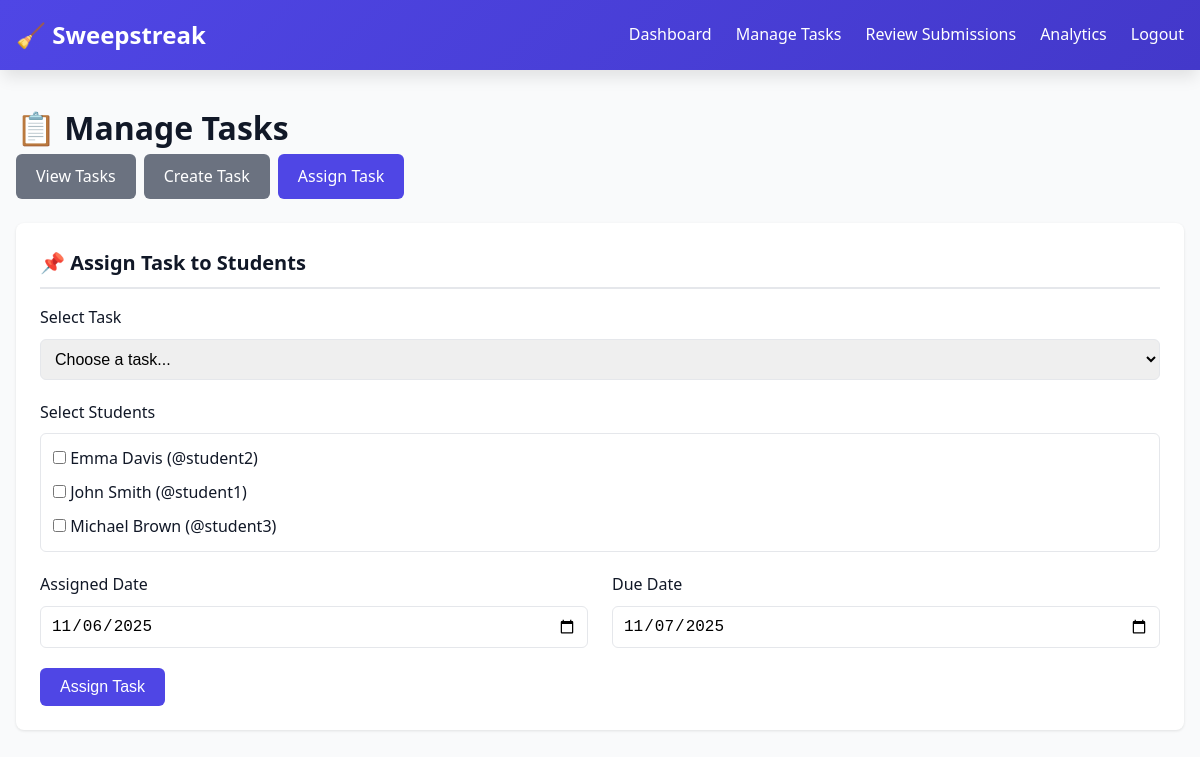
The page /teacher/manage_tasks.php?action=assign (signed in) on the database its author committed.
### tables this page shows
CREATE TABLE users (
    id INT AUTO_INCREMENT PRIMARY KEY,
    username VARCHAR(50) UNIQUE NOT NULL,
    email VARCHAR(100) UNIQUE NOT NULL,
    password VARCHAR(255) NOT NULL,
    full_name VARCHAR(100) NOT NULL,
    role ENUM('student', 'teacher', 'admin') DEFAULT 'student',
    total_points INT DEFAULT 0,
    current_streak INT DEFAULT 0,
    longest_streak INT DEFAULT 0,
    last_completion_date DATE NULL,
    profile_image VARCHAR(255) DEFAULT 'default-avatar.png',
    created_at TIMESTAMP DEFAULT CURRENT_TIMESTAMP,
    updated_at TIMESTAMP DEFAULT CURRENT_TIMESTAMP ON UPDATE CURRENT_TIMESTAMP
);

### teacher/manage_tasks.php (the view, shortened to what this page needs)
<?php
require_once '../config/database.php';
$students = $pdo->query("SELECT id, username, full_name FROM users WHERE role = 'student' ORDER BY full_name")->fetchAll();
$action = $_GET['action'] ?? 'list';
?>
<!DOCTYPE html>
<html lang="en">
<head>
    <link rel="stylesheet" href="/assets/css/style.css">
</head>
<body>
    <header class="header">
        <div class="header-content">
            <div class="logo">🧹 Sweepstreak</div>
            <nav>
                <ul class="nav-menu">
                    <li><a href="dashboard.php">Dashboard</a></li>
                    <li><a href="manage_tasks.php">Manage Tasks</a></li>
                    <li><a href="review_submissions.php">Review Submissions</a></li>
                    <li><a href="analytics.php">Analytics</a></li>
                    <li><a href="/auth/logout.php">Logout</a></li>
                </ul>
            </nav>
        </div>
    </header>
    <div class="container">
        <h1>📋 Manage Tasks</h1>
        <div style="margin-bottom: 1.5rem; display: flex; gap: 0.5rem;">
            <a href="?action=list" class="btn <?php echo $action === 'list' ? 'btn-primary' : 'btn-secondary'; ?>">View Tasks</a>
            <a href="?action=create" class="btn <?php echo $action === 'create' ? 'btn-primary' : 'btn-secondary'; ?>">Create Task</a>
            <a href="?action=assign" class="btn <?php echo $action === 'assign' ? 'btn-primary' : 'btn-secondary'; ?>">Assign Task</a>
        </div>
        <?php if ($action === 'create'): ?>
        <div class="card">
            <div class="card-header">➕ Create New Task</div>
            <form method="POST">
                <div class="form-group">
                    <label class="form-label" for="title">Task Title</label>
                    <input type="text" id="title" name="title" class="form-control" required>
                </div>
                <div class="form-group">
                    <label class="form-label" for="description">Description</label>
                    <textarea id="description" name="description" class="form-control" required></textarea>
                </div>
                <div class="form-group">
                    <label class="form-label" for="location">Location</label>
                    <input type="text" id="location" name="location" class="form-control"
                           placeholder="e.g., Classroom 101, Cafeteria, Library" required>
                </div>
                <div class="form-group">
                    <label class="form-label" for="base_points">Base Points</label>
                    <input type="number" id="base_points" name="base_points" class="form-control"
                           min="1" value="10" required>
                </div>
                <button type="submit" name="create_task" class="btn btn-primary">Create Task</button>
            </form>
        </div>
        <?php elseif ($action === 'assign'): ?>
        <div class="card">
            <div class="card-header">📌 Assign Task to Students</div>
            <form method="POST">
                <div class="form-group">
                    <label class="form-label" for="task_id">Select Task</label>
                    <select id="task_id" name="task_id" class="form-control" required>
                        <option value="">Choose a task...</option>
                    </select>
                </div>
                <div class="form-group">
                    <label class="form-label">Select Students</label>
                    <div style="max-height: 200px; overflow-y: auto; border: 1px solid var(--border-color); padding: 0.5rem; border-radius: 6px;">
                        <?php foreach ($students as $student): ?>
                            <label style="display: block; padding: 0.25rem;">
                                <input type="checkbox" name="student_ids[]" value="<?php echo $student['id']; ?>">
                                <?php echo htmlspecialchars($student['full_name']); ?> (@<?php echo htmlspecialchars($student['username']); ?>)
                            </label>
                        <?php endforeach; ?>
                    </div>
                </div>
                <div class="grid grid-2">
                    <div class="form-group">
                        <label class="form-label" for="assigned_date">Assigned Date</label>
                        <input type="date" id="assigned_date" name="assigned_date" class="form-control"
                               value="<?php echo date('Y-m-d'); ?>" required>
                    </div>
                    <div class="form-group">
                        <label class="form-label" for="due_date">Due Date</label>
                        <input type="date" id="due_date" name="due_date" class="form-control"
                               value="<?php echo date('Y-m-d', strtotime('+1 day')); ?>" required>
                    </div>
                </div>
                <button type="submit" name="assign_task" class="btn btn-primary">Assign Task</button>
            </form>
        </div>
        <?php endif; ?>
    </div>
</body>
</html>

### assets/css/style.css (style rules this page uses)
:root { --primary-color: #4f46e5; --primary-dark: #4338ca; --secondary-color: #10b981; --danger-color: #ef4444; --warning-color: #f59e0b; --dark-bg: #1f2937; --light-bg: #f9fafb; --card-bg: #ffffff; --text-primary: #111827; --text-secondary: #6b7280; --border-color: #e5e7eb; --shadow: 0 1px 3px 0 rgba(0, 0, 0, 0.1); --shadow-lg: 0 10px 15px -3px rgba(0, 0, 0, 0.1); }
* { margin: 0; padding: 0; box-sizing: border-box; }
body { font-family: 'Segoe UI', Tahoma, Geneva, Verdana, sans-serif; background-color: var(--light-bg); color: var(--text-primary); line-height: 1.6; }
.header { background: linear-gradient(135deg, var(--primary-color), var(--primary-dark)); color: white; padding: 1rem 0; box-shadow: var(--shadow-lg); }
.header-content { max-width: 1200px; margin: 0 auto; padding: 0 1rem; display: flex; justify-content: space-between; align-items: center; }
.logo { font-size: 1.5rem; font-weight: bold; display: flex; align-items: center; gap: 0.5rem; }
.nav-menu { display: flex; gap: 1.5rem; list-style: none; }
.nav-menu a { color: white; text-decoration: none; transition: opacity 0.3s; }
.container { max-width: 1200px; margin: 2rem auto; padding: 0 1rem; }
.card { background: var(--card-bg); border-radius: 8px; padding: 1.5rem; box-shadow: var(--shadow); margin-bottom: 1.5rem; }
.card-header { font-size: 1.25rem; font-weight: 600; margin-bottom: 1rem; padding-bottom: 0.5rem; border-bottom: 2px solid var(--border-color); }
.grid { display: grid; gap: 1.5rem; }
.grid-2 { grid-template-columns: repeat(auto-fit, minmax(300px, 1fr)); }
.btn { display: inline-block; padding: 0.625rem 1.25rem; border: none; border-radius: 6px; font-size: 1rem; cursor: pointer; text-decoration: none; transition: all 0.3s; font-weight: 500; }
.btn-primary { background-color: var(--primary-color); color: white; }
.btn-secondary { background-color: var(--text-secondary); color: white; }
.form-group { margin-bottom: 1.25rem; }
.form-label { display: block; margin-bottom: 0.5rem; font-weight: 500; color: var(--text-primary); }
.form-control { width: 100%; padding: 0.625rem; border: 1px solid var(--border-color); border-radius: 6px; font-size: 1rem; transition: border-color 0.3s; }
select.form-control { cursor: pointer; }

### rows shown on the page
users: full_name "Emma Davis", username "student2"
users: full_name "John Smith", username "student1"
users: full_name "Michael Brown", username "student3"
